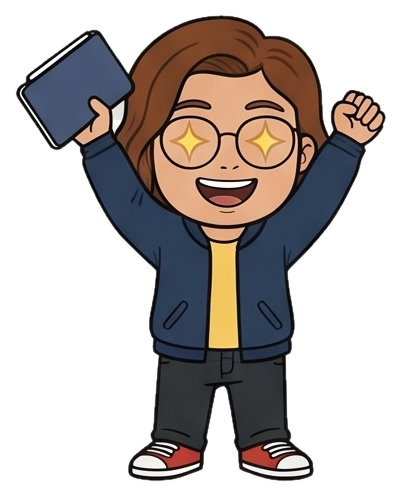
#> input picture profile/mascot/originals/celebrate.png, 400 x 496 px
$ python seam-diff.py ../../../profile/mascot/originals/celebrate.png ../../../profile/mascot/originals/idle.png out.png ../../../profile/mascot/originals/idle.png
#> lines starting #> are read from the running program, lines starting #| are printed output that depends on the picture
"""Show where a seam pair differs, OUTSIDE the presenter zone, so the overlay's own motion doesn't mask a real pop.

usage: <py> seam-diff.py <a.png> <b.png> <out.png> [kape_box x0,y0,x1,y1]
Prints the % of pixels differing (>12/255) with and without the Kape zone, and writes a strip a | b | diff.
"""
import sys
import numpy as np
from PIL import Image

a, b = (np.asarray(Image.open(p).convert("RGB")).astype(np.int16) for p in sys.argv[1:3])
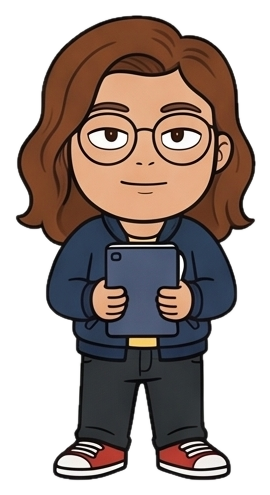
#> input picture profile/mascot/originals/idle.png, 270 x 495 px
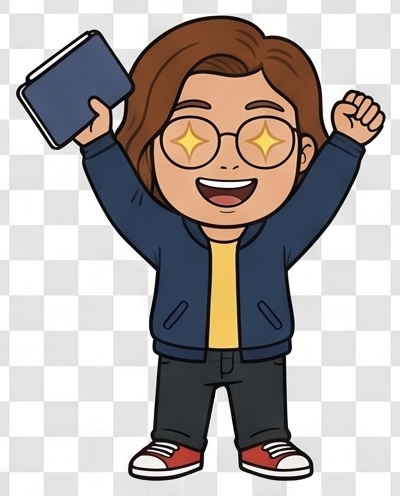
#> a: shape (496, 400, 3) int16; mean R, G, B 177.5, 170.2, 167.2
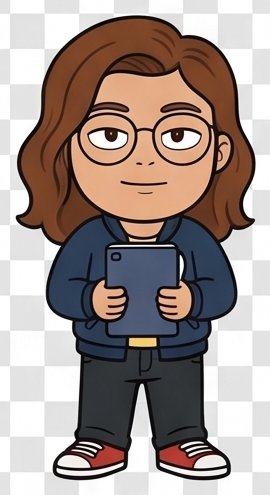
#> b: shape (495, 270, 3) int16; mean R, G, B 162.7, 148.9, 143.3
#> (the run stopped early here; a loop or call above may not have finished)
